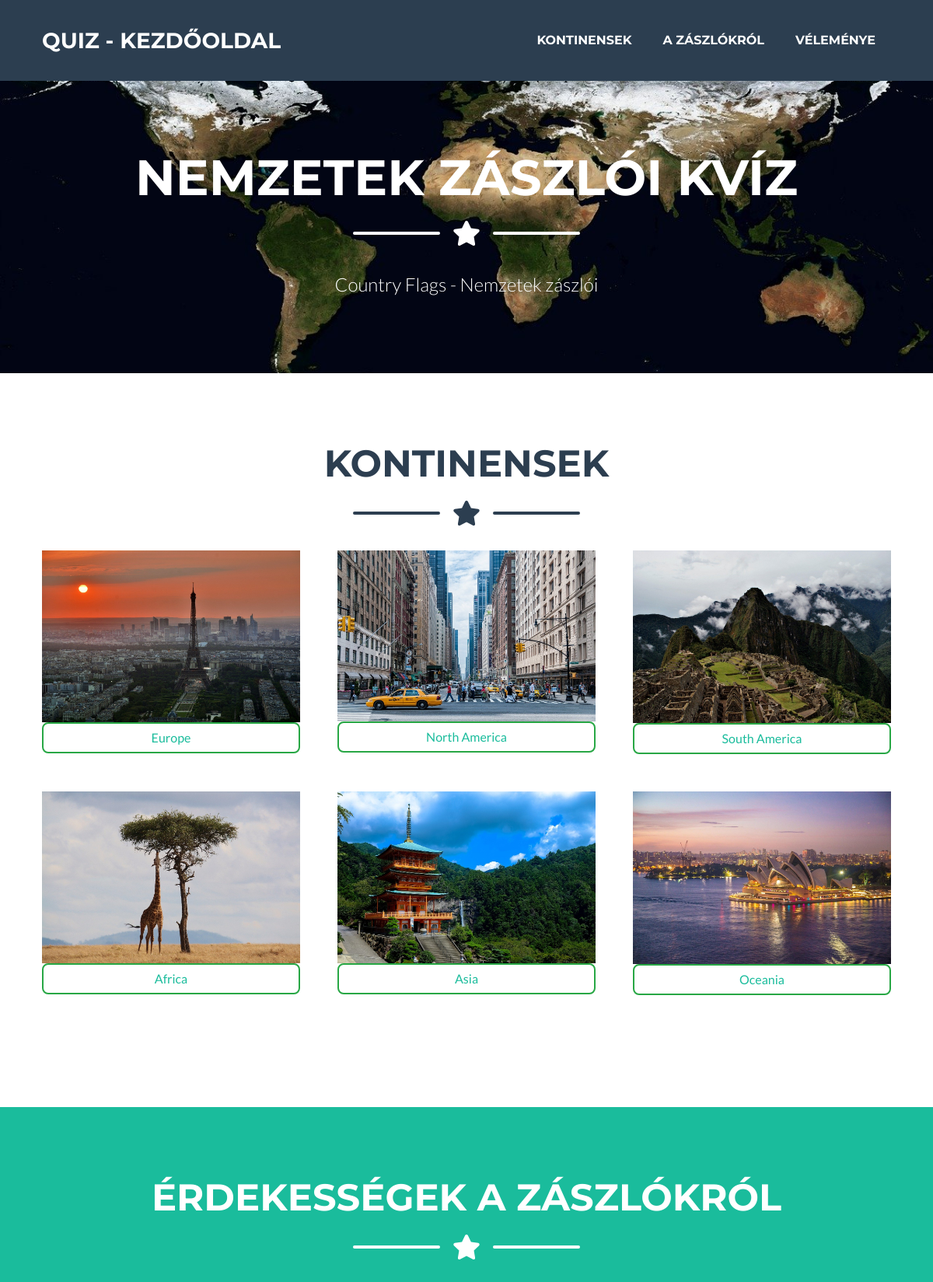
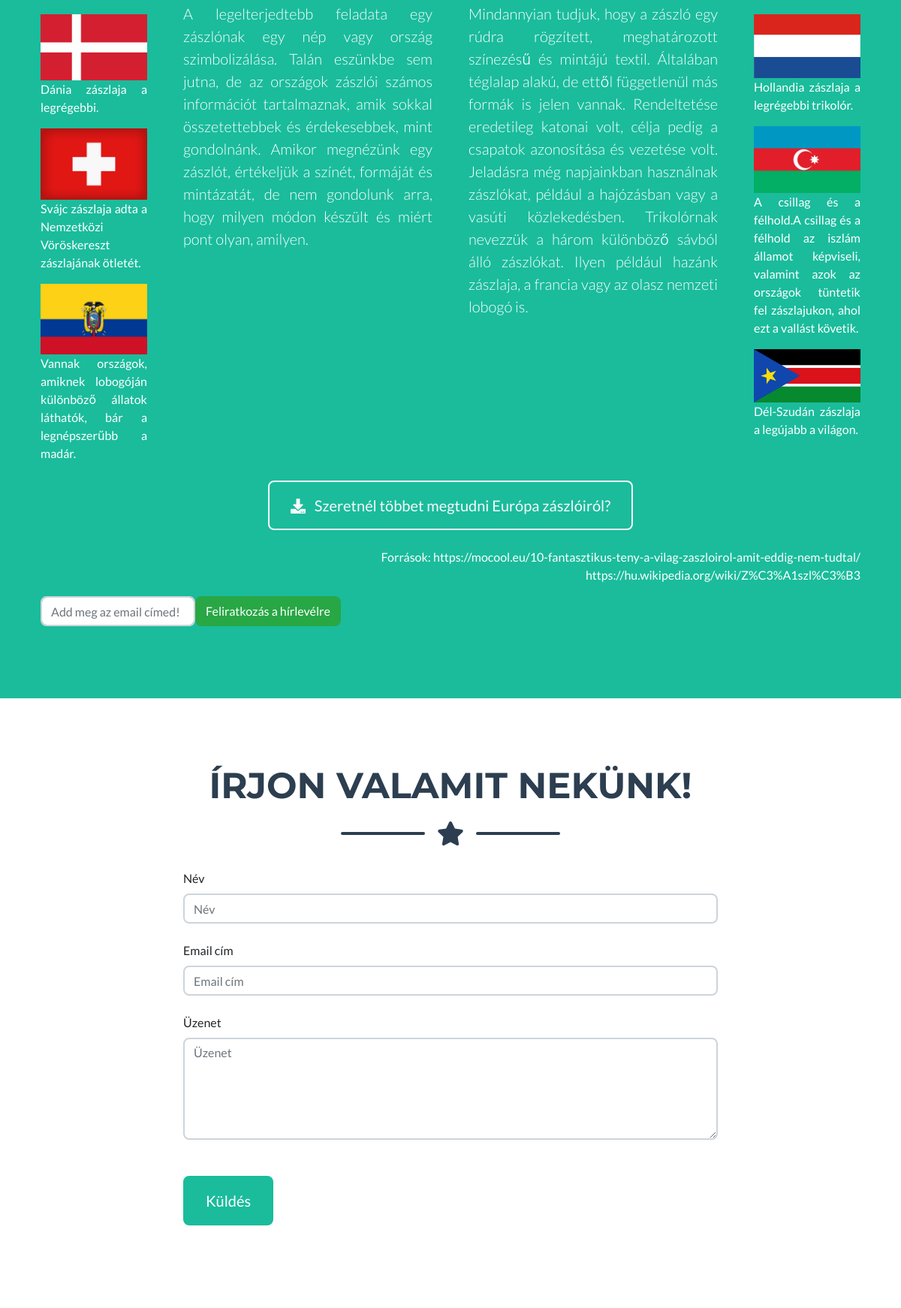
The page / (upper part) on the database its author committed (2 pictures, top to bottom).
### tables this page shows
CREATE TABLE `kontinensek` (
  `id` int(11) NOT NULL,
  `nev` varchar(60) NOT NULL,
  `foto` varchar(30) NOT NULL
);

### fooldal.php (the view)
<?php
    require_once "config.php";
    $sql="Select id,nev,foto from kontinensek";
    $stmt=$db->query($sql);
    $str="";
    while($row=$stmt->fetch()){
        extract($row);
        $str.="<div class='col-md-6 col-lg-4 mb-5'>
                <img class='img-fluid' src='{$foto}'>
                <div class='btn btn-outline-success d-flex justify-content-center'><a href='index.php?p=reszletek.php&id={$id}&nev={$nev}'>{$nev}</a></div>
            </div>";
    }
?>
<section class="page-section portfolio" id="kontinensek">
            <div class="container">
                <h2 class="page-section-heading text-center text-uppercase text-secondary mb-0">Kontinensek</h2>
                <div class="divider-custom">
                    <div class="divider-custom-line"></div>
                    <div class="divider-custom-icon"><i class="fas fa-star"></i></div>
                    <div class="divider-custom-line"></div>
                </div>
                <div class="row justify-content-center">
                    <?=$str?>
                </div>
            </div>
</section>

### index.php (shortened to what this page needs)
<!DOCTYPE html>
<html lang="hu">
    <head>
        <link href="css/styles.css" rel="stylesheet" />
        <link rel="stylesheet" href="mystyle.css">
    </head>
    <body id="page-top">
        <nav class="navbar navbar-expand-lg bg-secondary text-uppercase fixed-top" id="mainNav">
            <div class="container">
                <a class="navbar-brand js-scroll-trigger" href="index.php">Quiz - Kezdőoldal</a>
                <div class="collapse navbar-collapse" id="navbarResponsive">
                    <ul class="navbar-nav ml-auto">
                        <li class="nav-item mx-0 mx-lg-1"><a class="nav-link py-3 px-0 px-lg-3 rounded js-scroll-trigger" href="index.php#kontinensek">Kontinensek</a></li>
                        <li class="nav-item mx-0 mx-lg-1"><a class="nav-link py-3 px-0 px-lg-3 rounded js-scroll-trigger" href="#about">A zászlókról</a></li>
                        <li class="nav-item mx-0 mx-lg-1"><a class="nav-link py-3 px-0 px-lg-3 rounded js-scroll-trigger" href="#contact">Véleménye</a></li>
                    </ul>
                </div>
            </div>
        </nav>
        <header class="masthead text-white text-center">
            <div class="container d-flex align-items-center flex-column">
                <h1 class="masthead-heading text-uppercase mb-0">Nemzetek zászlói kvíz</h1>
                <div class="divider-custom divider-light">
                    <div class="divider-custom-line"></div>
                    <div class="divider-custom-icon"><i class="fas fa-star"></i></div>
                    <div class="divider-custom-line"></div>
                </div>
                <p class="masthead-subheading font-weight-light mb-0">Country Flags - Nemzetek zászlói</p>
            </div>
        </header>
        <?php
            if(isset($_GET['p'])){
                include $_GET['p'];
            }
            else{
                include 'fooldal.php';
            }
        ?>
        <section class="page-section bg-primary text-white mb-0" id="about">
            <div class="container">
                <h2 class="page-section-heading text-center text-uppercase text-white">Érdekességek a zászlókról</h2>
                <div class="divider-custom divider-light">
                    <div class="divider-custom-line"></div>
                    <div class="divider-custom-icon"><i class="fas fa-star"></i></div>
                    <div class="divider-custom-line"></div>
                </div>
                <div class="row text-justify">
                    <div class="col-12 col-md text-white"><img src="img/dania_kicsi.png" class="img-fluid pt-3" id="dania_kicsi"><div>Dánia zászlaja a legrégebbi.</div><img src="img/svajc_kicsi.png" class="img-fluid pt-3" id="svajc_kicsi"><div>Svájc zászlaja adta a Nemzetközi Vöröskereszt zászlajának ötletét.</div><img src="img/ecuador_kicsi.png" class="img-fluid pt-3" id="ecuador_kicsi"><div>Vannak országok, amiknek lobogóján különböző állatok láthatók, bár a legnépszerűbb a madár.</div></div>
                    <div class="col-12 col-md-4"><p class="lead">A legelterjedtebb feladata egy zászlónak egy nép vagy ország szimbolizálása. Talán eszünkbe sem jutna, de az országok zászlói számos információt tartalmaznak, amik sokkal összetettebbek és érdekesebbek, mint gondolnánk. Amikor megnézünk egy zászlót, értékeljük a színét, formáját és mintázatát, de nem gondolunk arra, hogy milyen módon készült és miért pont olyan, amilyen.</p></div>
                    <div class="col-12 col-md-4"><p class="lead">Mindannyian tudjuk, hogy a zászló egy rúdra rögzített, meghatározott színezésű és mintájú textil. Általában téglalap alakú, de ettől függetlenül más formák is jelen vannak. Rendeltetése eredetileg katonai volt, célja pedig a csapatok azonosítása és vezetése volt. Jeladásra még napjainkban használnak zászlókat, például a hajózásban vagy a vasúti közlekedésben. Trikolórnak nevezzük a három különböző sávból álló zászlókat. Ilyen például hazánk zászlaja, a francia vagy az olasz nemzeti lobogó is. </p></div>
                    <div class="col-12 col-md erdekessegek"><img src="img/holland_kicsi.png" class="img-fluid pt-3" id="holland_kicsi"><div>Hollandia zászlaja a legrégebbi trikolór.</div><img src="img/azerbaijan_kicsi.png" class="img-fluid pt-3" id="azerbaijan_kicsi"><div>A csillag és a félhold.A csillag és a félhold az iszlám államot képviseli, valamint azok az országok tüntetik fel zászlajukon, ahol ezt a vallást követik.</div><img src="img/Africa/ssudan.png" class="img-fluid pt-3" id="del-sudan_kicsi"><div>Dél-Szudán zászlaja a legújabb a világon.</div></div>
                </div>
                <div class="text-center mt-4">
                    <a class="btn btn-xl btn-outline-light" href="https://europa.eu/kids-corner/memory/more/index_hu.htm" target="_blank">
                        <i class="fas fa-download mr-2"></i>
                        Szeretnél többet megtudni Európa zászlóiról?
                    </a>
                </div>
                <div class="text-right mt-4">
                    <p>Források: https://mocool.eu/10-fantasztikus-teny-a-vilag-zaszloirol-amit-eddig-nem-tudtal/ <br> https://hu.wikipedia.org/wiki/Z%C3%A1szl%C3%B3</p>
                </div>
                <div>
                    <?php
                        include "hirlevel.php";
                    ?>
                </div>
            </div>
        </section>
        <section class="page-section" id="contact">
            <div class="container">
                <h2 class="page-section-heading text-center text-uppercase text-secondary mb-0">Írjon valamit nekünk!</h2>
                <div class="divider-custom">
                    <div class="divider-custom-line"></div>
                    <div class="divider-custom-icon"><i class="fas fa-star"></i></div>
                    <div class="divider-custom-line"></div>
                </div>
                <div class="row">
                    <div class="col-lg-8 mx-auto">
                        <form class="form" method="Post">
                                <div class="form-group  controls mb-0 pb-2">
                                    <label>Név</label>
                                    <input class="form-control" name="nev" id="name" type="text" placeholder="Név" required="required" />
                                </div>
                                <div class="form-group  controls mb-0 pb-2">
                                    <label>Email cím</label>
                                    <input class="form-control" name="mail" id="email" type="email" placeholder="Email cím" required="required"  />
                                </div>
                                <div class="form-group  controls mb-0 pb-2">
                                    <label>Üzenet</label>
                                    <textarea class="form-control" name="msg" id="message" rows="5" placeholder="Üzenet" required="required" ></textarea>
                                </div>
                            <br />
                            <div class="form-group"><button class="btn btn-primary btn-xl" id="sendMessageButton" type="submit" name="kuldes">Küldés</button></div>
                        </form>
                    </div>
                </div>
            </div>
        </section>
    </body>
</html>

### hirlevel.php (shortened to what this page needs)
<form method="post" class="form-inline" id="hirlevel">
    <input type="email" name="level" placeholder="Add meg az email címed!" class="form-control" required>
    <input type="submit" value="Feliratkozás a hírlevélre" name="hirlevel" class="form-control btn btn-success">
</form>

### mystyle.css (style rules this page uses)
header { background-image: url('img/world.jpg'); background-size: cover; }

### rows shown on the page
kontinensek: foto (picture), nev "Europe"
kontinensek: foto (picture), nev "North America"
kontinensek: foto (picture), nev "South America"
kontinensek: foto (picture), nev "Africa"
kontinensek: foto (picture), nev "Asia"
kontinensek: foto (picture), nev "Oceania"
